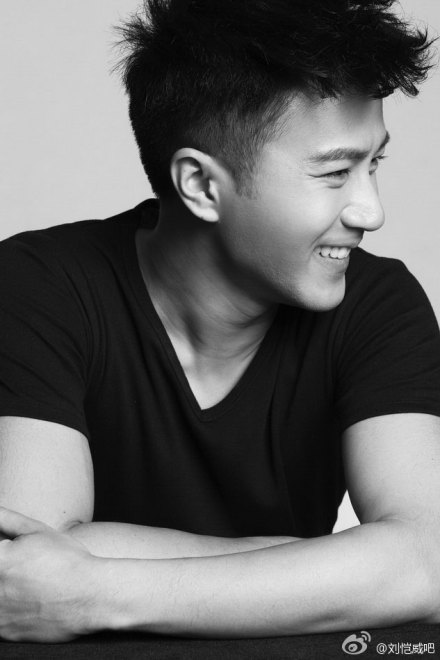
%> input picture Matlab/ImageProcess/images/bw.jpg, 440 x 660 px
$ octave avgfilterline.m   (GNU Octave 9; MATLAB toolbox functions it lacks are replaced by stand-ins)
%> lines starting %> are read from the running program, lines starting %| are printed output that depends on the picture

clc;

image = imread('../images/bw.jpg');
%> image is the input picture: size 660x440 uint8; min 0, max 246, mean 102
figure;
imshow(image);

%滤波前
figure;
line = 100;
ln = image(line:line, 1:end);
%> ln = 440 values, max 209 at index 49, min 2 at index 136, mean 116
plot(ln);
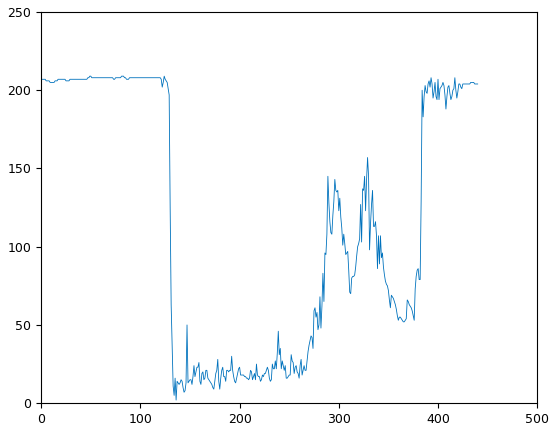
%> figure redrawn from the program's plot data; curve peaks at x = 49, y = 209

pause(1);

%滤波
pos = 2;
lln = ( circshift(ln,[0,-1])/3+ln/3+circshift(ln,[0,1])/3 );
%> lln = 440 values, max 210 at index 82, min 8 at index 135, mean 115.9
% [6 lines of commented-out code are left out]
figure;
plot(lln);
%> figure, not shown here; curve peaks at x = 82, y = 210

pause(10);

close figure 1;
close figure 2;
close figure 3;
